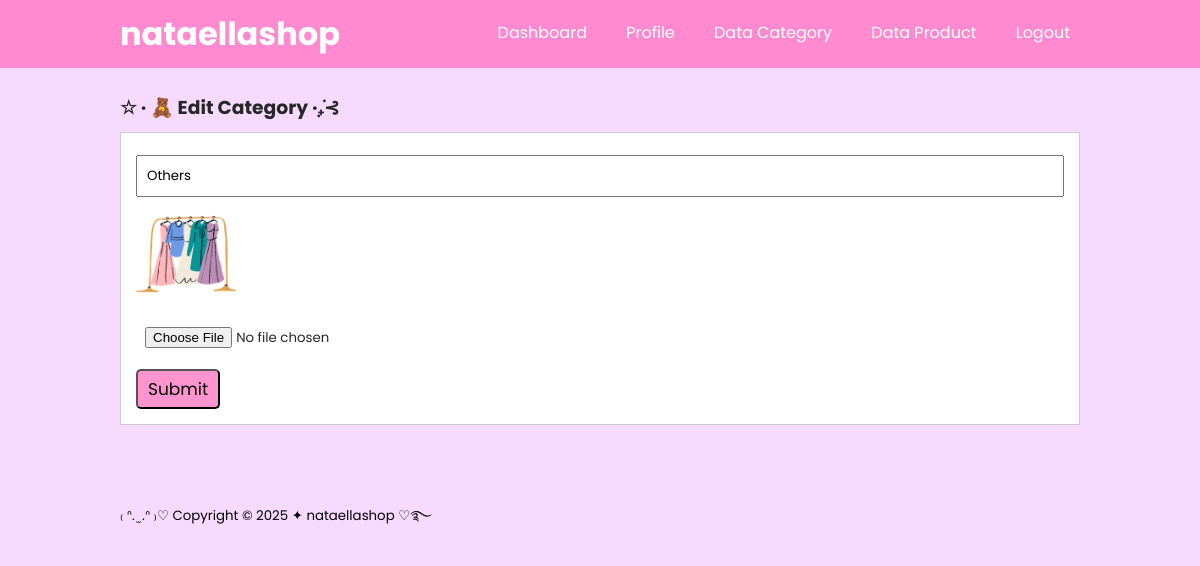
Page /nataellashop/edit-kategori.php?id=-1 (signed in) on the committed database.
### tables this page shows
CREATE TABLE `tb_category` (
  `category_id` int(11) NOT NULL,
  `category_name` varchar(25) NOT NULL,
  `category_image` varchar(20) NOT NULL
);

### nataellashop/edit-kategori.php (the view, shortened to what this page needs)
<?php
    include 'db.php';
    $kategori = mysqli_query($conn, "SELECT * FROM  tb_category WHERE category_id = '".$_GET['id']."' ");
    $k = mysqli_fetch_object($kategori);
?>
<!DOCTYPE html>
<html lang="en">
<head>
    <link rel="stylesheet" type="text/css" href="css/style.css">
</head>
<body>
    <header>
    <div class="container">
        <h1><a href="dashboard.php">nataellashop</a></h1>
        <ul id="navbar">
            <li><a href="dashboard.php">Dashboard</a></li>
            <li><a href="profile.php">Profile</a></li>
            <li><a href="data-kategori.php">Data Category</a></li>
            <li><a href="data-produk.php">Data Product</a></li>
            <li><a href="keluar.php">Logout</a></li>
        </ul>
    </div>
    </header>
    <div class="section">
        <div class="container">
            <h3>☆ · 🧸 Edit Category ·₊̣̇⊰</h3>
            <div class="box">
                <form action="" method="POST" enctype="multipart/form-data">
                    <input type="text" name="nama" placeholder="Category Name" class="input-control" value="<?php echo $k->category_name ?>" required>
                    <img src="img/<?php echo $k->category_image ?>" width="100px">
                    <input type="file" name="image" class="input-control">
                    <br>
                    <input type="submit" name="submit" value="Submit" class="btn">
                </form>
            </div>
        </div>
      </div>
       <footer>
        <div class="container">
        <small>₍ ᐢ. ̫ .ᐢ ₎♡ Copyright &copy; 2025 ✦ nataellashop ♡࿐</small>
        </div>
       </footer>
</body>
</html>

### nataellashop/css/style.css (style rules this page uses)
* { padding: 0; margin: 0; font-family: 'Poppins', sans-serif; }
body { background-color: rgb(246, 218, 255); }
a { color: inherit; text-decoration: none; }
.input-control { width: 100%; padding: 9px; margin-bottom: 7px; margin-top: 7px; box-sizing: border-box; }
.btn { display: inline-block; padding: 5px 10px; background-color: #ff94cf; color: #000000; text-decoration: none; font-size: 17px; border-radius: 5px; margin-top: 5px; transition: background-color 0.3s; cursor: pointer; }
header { background-color: hsl(324, 100%, 77%); color: #fff; z-index: 10; }
#navbar { z-index: 10; }
header h1 { float: left; padding: 10px 0; }
header ul { float: right; }
header ul li { display: inline-block; }
header ul li a { padding: 20px 10px 20px 25px; text-decoration: none; color: #fff; display: block; }
footer { padding: 25px 0px; }
.container { width: 80%; margin:0 auto; }
.container:after { content: ''; display: block; clear: both; }
.container h1 { color: #ffffff; }
.section { padding: 25px 0; color: rgb(39, 39, 39); }
.box { background-color: #fff; border:1px solid #ccc; padding: 15px; box-sizing: border-box; margin:10px 0px 25px 0px; }
.box:after { content: ''; display: block; clear: both; }

### rows in the picture
tb_category: nama "Others", category_image (picture)
